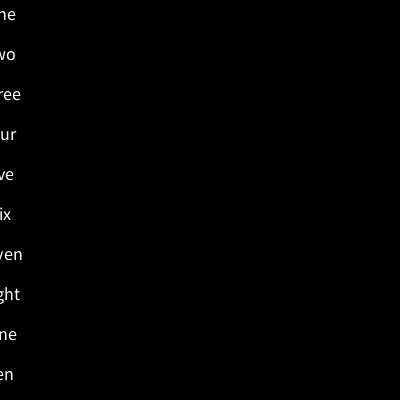
Frame 1 (no input)
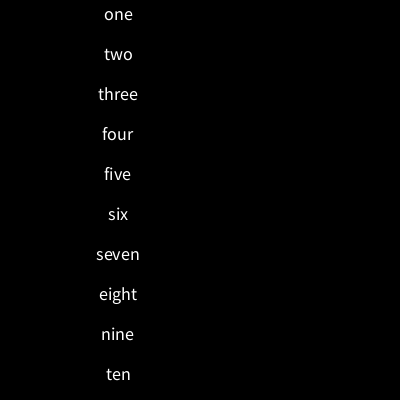
Frame 60 (the mouse pressed at the canvas centre just before this capture)
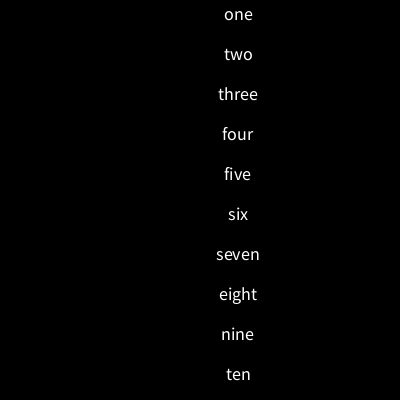
Frame 120 (the mouse held since frame 60 and released just before this capture)

The Processing sketch that drew these frames (run headless with seeded random() and noise(); from frame 60 on, the mouse is pressed at the canvas centre):

// Processing sketch: processing_140502
// ── processing_140502.pde

//ICE14
//Kevin Kan Copyright 2014

String [] foo = {"one", "two", "three", "four", "five", "six", "seven", "eight", "nine", "ten"};
float dx;

void setup(){
  size(400,400);
  textSize(18);
  fill(255);
  textAlign(CENTER);
  dx=0;
}

void draw(){
  background(0,0,0);
  printArray(foo);
  movement();
}

void printArray(String [] anyArray){
  for (int i = 0; i < anyArray.length; i++){
    text( anyArray[i], dx, 20+i*40);
  }
  //noLoop();
}

void movement(){
  if (dx<width){
  dx+=2;
  }
  if (dx==width){
    dx=0;
  }
}

  
